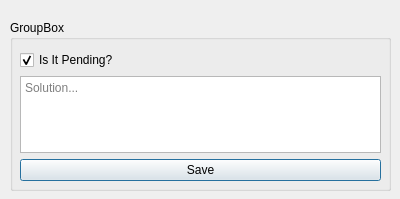
<?xml version="1.0" encoding="UTF-8"?>
<ui version="4.0">
 <class>Dialog</class>
 <widget class="QDialog" name="Dialog">
  <property name="windowModality">
   <enum>Qt::ApplicationModal</enum>
  </property>
  <property name="geometry">
   <rect>
    <x>0</x>
    <y>0</y>
    <width>400</width>
    <height>199</height>
   </rect>
  </property>
  <property name="windowTitle">
   <string>Dialog</string>
  </property>
  <widget class="QGroupBox" name="ticket_box">
   <property name="geometry">
    <rect>
     <x>10</x>
     <y>20</y>
     <width>381</width>
     <height>171</height>
    </rect>
   </property>
   <property name="title">
    <string>GroupBox</string>
   </property>
   <widget class="QWidget" name="formLayoutWidget">
    <property name="geometry">
     <rect>
      <x>10</x>
      <y>30</y>
      <width>361</width>
      <height>131</height>
     </rect>
    </property>
    <layout class="QFormLayout" name="formLayout">
     <item row="0" column="0">
      <widget class="QCheckBox" name="pending">
       <property name="text">
        <string>Is It Pending?</string>
       </property>
       <property name="checked">
        <bool>true</bool>
       </property>
      </widget>
     </item>
     <item row="2" column="0" colspan="2">
      <widget class="QPlainTextEdit" name="solution">
       <property name="sizeAdjustPolicy">
        <enum>QAbstractScrollArea::AdjustToContents</enum>
       </property>
       <property name="placeholderText">
        <string>Solution...</string>
       </property>
      </widget>
     </item>
     <item row="3" column="0" colspan="2">
      <widget class="QPushButton" name="save_btn">
       <property name="text">
        <string>Save</string>
       </property>
      </widget>
     </item>
    </layout>
   </widget>
  </widget>
 </widget>
 <resources/>
 <connections/>
</ui>
